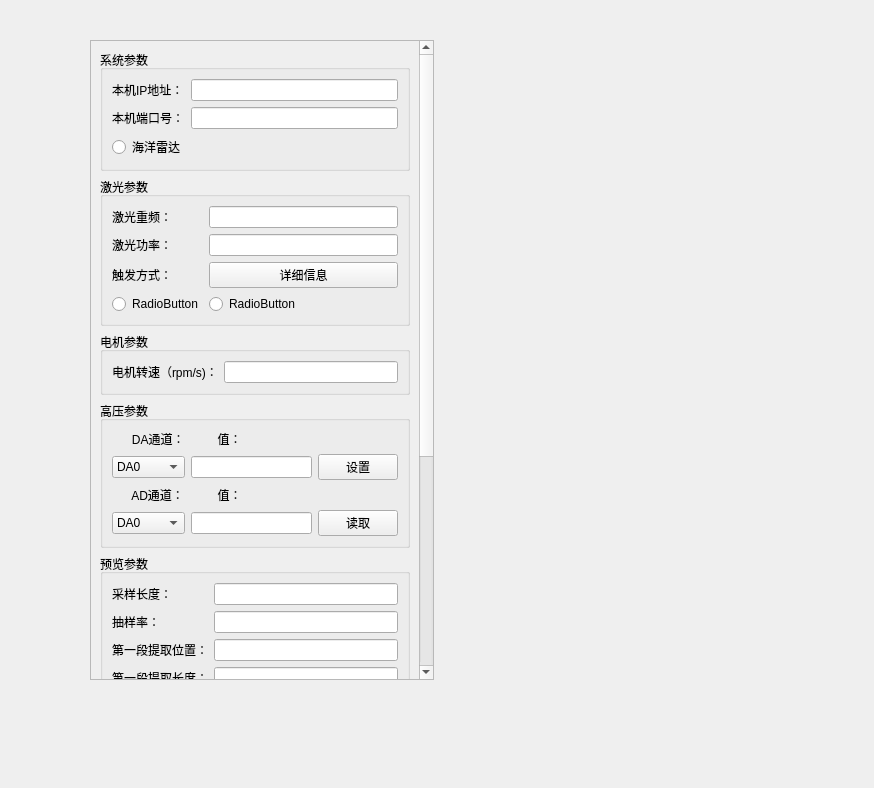
<?xml version="1.0" encoding="UTF-8"?>
<ui version="4.0">
 <class>save</class>
 <widget class="QWidget" name="save">
  <property name="geometry">
   <rect>
    <x>0</x>
    <y>0</y>
    <width>874</width>
    <height>788</height>
   </rect>
  </property>
  <property name="windowTitle">
   <string>Form</string>
  </property>
  <widget class="QScrollArea" name="scrollArea">
   <property name="geometry">
    <rect>
     <x>90</x>
     <y>40</y>
     <width>344</width>
     <height>640</height>
    </rect>
   </property>
   <property name="sizePolicy">
    <sizepolicy hsizetype="Maximum" vsizetype="Expanding">
     <horstretch>0</horstretch>
     <verstretch>0</verstretch>
    </sizepolicy>
   </property>
   <property name="widgetResizable">
    <bool>true</bool>
   </property>
   <widget class="QWidget" name="scrollAreaWidgetContents">
    <property name="geometry">
     <rect>
      <x>0</x>
      <y>0</y>
      <width>325</width>
      <height>845</height>
     </rect>
    </property>
    <layout class="QVBoxLayout" name="verticalLayout_2">
     <item>
      <widget class="QGroupBox" name="groupBox_7">
       <property name="title">
        <string>系统参数</string>
       </property>
       <layout class="QGridLayout" name="gridLayout_9">
        <item row="1" column="0">
         <widget class="QLabel" name="label_44">
          <property name="text">
           <string>本机端口号：</string>
          </property>
         </widget>
        </item>
        <item row="0" column="0">
         <widget class="QLabel" name="label_47">
          <property name="text">
           <string>本机IP地址：</string>
          </property>
         </widget>
        </item>
        <item row="2" column="0">
         <widget class="QRadioButton" name="rBtn_radarType">
          <property name="text">
           <string>海洋雷达</string>
          </property>
         </widget>
        </item>
        <item row="1" column="1">
         <widget class="QLineEdit" name="lineEdit_localPort"/>
        </item>
        <item row="0" column="1">
         <widget class="QLineEdit" name="lineEdit_localIP"/>
        </item>
       </layout>
      </widget>
     </item>
     <item>
      <widget class="QGroupBox" name="gb_laser">
       <property name="title">
        <string>激光参数</string>
       </property>
       <layout class="QGridLayout" name="gridLayout">
        <item row="5" column="0">
         <widget class="QRadioButton" name="radioButton">
          <property name="text">
           <string>RadioButton</string>
          </property>
         </widget>
        </item>
        <item row="0" column="0">
         <widget class="QLabel" name="label_7">
          <property name="text">
           <string>激光重频：</string>
          </property>
         </widget>
        </item>
        <item row="0" column="1">
         <widget class="QLineEdit" name="lineEdit_laser_freq"/>
        </item>
        <item row="1" column="1">
         <widget class="QLineEdit" name="lineEdit_7"/>
        </item>
        <item row="4" column="0">
         <widget class="QLabel" name="label_8">
          <property name="text">
           <string>触发方式：</string>
          </property>
         </widget>
        </item>
        <item row="1" column="0">
         <widget class="QLabel" name="label_9">
          <property name="text">
           <string>激光功率：</string>
          </property>
         </widget>
        </item>
        <item row="5" column="1">
         <widget class="QRadioButton" name="radioButton_2">
          <property name="text">
           <string>RadioButton</string>
          </property>
         </widget>
        </item>
        <item row="4" column="1">
         <widget class="QPushButton" name="pushButton_laserInfo">
          <property name="text">
           <string>详细信息</string>
          </property>
         </widget>
        </item>
       </layout>
      </widget>
     </item>
     <item>
      <widget class="QGroupBox" name="gb_motor">
       <property name="title">
        <string>电机参数</string>
       </property>
       <layout class="QGridLayout" name="gridLayout_2">
        <item row="0" column="0">
         <widget class="QLabel" name="label_10">
          <property name="text">
           <string>电机转速（rpm/s)：</string>
          </property>
         </widget>
        </item>
        <item row="0" column="1">
         <widget class="QLineEdit" name="lineEdit_8"/>
        </item>
       </layout>
      </widget>
     </item>
     <item>
      <widget class="QGroupBox" name="gb_volt">
       <property name="title">
        <string>高压参数</string>
       </property>
       <layout class="QGridLayout" name="gridLayout_3">
        <item row="1" column="2">
         <widget class="QLineEdit" name="lineEdit_9"/>
        </item>
        <item row="1" column="1">
         <widget class="QComboBox" name="comboBox">
          <item>
           <property name="text">
            <string>DA0</string>
           </property>
          </item>
          <item>
           <property name="text">
            <string>DA1</string>
           </property>
          </item>
          <item>
           <property name="text">
            <string>DA2</string>
           </property>
          </item>
          <item>
           <property name="text">
            <string>DA3</string>
           </property>
          </item>
          <item>
           <property name="text">
            <string>DA4</string>
           </property>
          </item>
         </widget>
        </item>
        <item row="0" column="1">
         <widget class="QLabel" name="label_11">
          <property name="text">
           <string>      DA通道：</string>
          </property>
         </widget>
        </item>
        <item row="0" column="2">
         <widget class="QLabel" name="label_12">
          <property name="text">
           <string>        值：</string>
          </property>
         </widget>
        </item>
        <item row="3" column="3">
         <widget class="QPushButton" name="pushButton_3">
          <property name="text">
           <string>读取</string>
          </property>
         </widget>
        </item>
        <item row="2" column="2">
         <widget class="QLabel" name="label_14">
          <property name="text">
           <string>        值：</string>
          </property>
         </widget>
        </item>
        <item row="1" column="3">
         <widget class="QPushButton" name="pushButton_2">
          <property name="text">
           <string>设置</string>
          </property>
         </widget>
        </item>
        <item row="2" column="1">
         <widget class="QLabel" name="label_13">
          <property name="text">
           <string>      AD通道：</string>
          </property>
         </widget>
        </item>
        <item row="3" column="1">
         <widget class="QComboBox" name="comboBox_2">
          <item>
           <property name="text">
            <string>DA0</string>
           </property>
          </item>
          <item>
           <property name="text">
            <string>DA1</string>
           </property>
          </item>
          <item>
           <property name="text">
            <string>DA2</string>
           </property>
          </item>
          <item>
           <property name="text">
            <string>DA3</string>
           </property>
          </item>
          <item>
           <property name="text">
            <string>DA4</string>
           </property>
          </item>
         </widget>
        </item>
        <item row="3" column="2">
         <widget class="QLineEdit" name="lineEdit_10"/>
        </item>
       </layout>
      </widget>
     </item>
     <item>
      <widget class="QGroupBox" name="gb_preview">
       <property name="title">
        <string>预览参数</string>
       </property>
       <layout class="QGridLayout" name="gridLayout_5">
        <item row="8" column="0">
         <widget class="QLabel" name="label_subThreshold_2">
          <property name="text">
           <string>压缩长度：</string>
          </property>
         </widget>
        </item>
        <item row="8" column="1">
         <widget class="QLineEdit" name="lineEdit_subThreshold_2"/>
        </item>
        <item row="1" column="0">
         <widget class="QLabel" name="label_16">
          <property name="text">
           <string>抽样率：</string>
          </property>
         </widget>
        </item>
        <item row="2" column="1">
         <widget class="QLineEdit" name="lineEdit_firstStartPos"/>
        </item>
        <item row="4" column="1">
         <widget class="QLineEdit" name="lineEdit_secondStartPos">
          <property name="toolTip">
           <string>第二段起始位置需要大于第一段提取位置和提取长度之和</string>
          </property>
         </widget>
        </item>
        <item row="7" column="0">
         <widget class="QLabel" name="label_subThreshold">
          <property name="text">
           <string>值阈值：</string>
          </property>
         </widget>
        </item>
        <item row="1" column="1">
         <widget class="QLineEdit" name="lineEdit_sampleRate"/>
        </item>
        <item row="6" column="0">
         <widget class="QLabel" name="label_sumThreshold">
          <property name="text">
           <string>和阈值：</string>
          </property>
         </widget>
        </item>
        <item row="3" column="1">
         <widget class="QLineEdit" name="lineEdit_firstLen"/>
        </item>
        <item row="7" column="1">
         <widget class="QLineEdit" name="lineEdit_subThreshold"/>
        </item>
        <item row="5" column="1">
         <widget class="QLineEdit" name="lineEdit_secondLen">
          <property name="toolTip">
           <string/>
          </property>
         </widget>
        </item>
        <item row="5" column="0">
         <widget class="QLabel" name="label_secondLen">
          <property name="text">
           <string>第二段提取长度：</string>
          </property>
         </widget>
        </item>
        <item row="6" column="1">
         <widget class="QLineEdit" name="lineEdit_sumThreshold"/>
        </item>
        <item row="10" column="1">
         <widget class="QPushButton" name="pushButton_sampleEnable">
          <property name="text">
           <string>开始采集</string>
          </property>
         </widget>
        </item>
        <item row="2" column="0">
         <widget class="QLabel" name="label_17">
          <property name="text">
           <string>第一段提取位置：</string>
          </property>
         </widget>
        </item>
        <item row="3" column="0">
         <widget class="QLabel" name="label_18">
          <property name="text">
           <string>第一段提取长度：</string>
          </property>
         </widget>
        </item>
        <item row="4" column="0">
         <widget class="QLabel" name="label_secondStartPos">
          <property name="text">
           <string>第二段提取位置：</string>
          </property>
         </widget>
        </item>
        <item row="0" column="0">
         <widget class="QLabel" name="label_15">
          <property name="text">
           <string>采样长度：</string>
          </property>
         </widget>
        </item>
        <item row="0" column="1">
         <widget class="QLineEdit" name="lineEdit_sampleLen"/>
        </item>
        <item row="10" column="0">
         <widget class="QPushButton" name="pushButton_setPreviewPara">
          <property name="text">
           <string>设置</string>
          </property>
         </widget>
        </item>
        <item row="9" column="0">
         <widget class="QLabel" name="label_subThreshold_3">
          <property name="text">
           <string>压缩比：</string>
          </property>
         </widget>
        </item>
        <item row="9" column="1">
         <widget class="QLineEdit" name="lineEdit_subThreshold_3"/>
        </item>
       </layout>
      </widget>
     </item>
     <item>
      <widget class="QGroupBox" name="groupBox_8">
       <property name="sizePolicy">
        <sizepolicy hsizetype="Preferred" vsizetype="Preferred">
         <horstretch>0</horstretch>
         <verstretch>0</verstretch>
        </sizepolicy>
       </property>
       <property name="minimumSize">
        <size>
         <width>0</width>
         <height>0</height>
        </size>
       </property>
       <property name="baseSize">
        <size>
         <width>0</width>
         <height>0</height>
        </size>
       </property>
       <property name="title">
        <string>文件参数</string>
       </property>
       <layout class="QGridLayout" name="gridLayout_10">
        <item row="1" column="1">
         <widget class="QLineEdit" name="lineEdit_43"/>
        </item>
        <item row="1" column="0">
         <widget class="QLabel" name="label_45">
          <property name="sizePolicy">
           <sizepolicy hsizetype="Minimum" vsizetype="Preferred">
            <horstretch>0</horstretch>
            <verstretch>0</verstretch>
           </sizepolicy>
          </property>
          <property name="text">
           <string>文件名：</string>
          </property>
         </widget>
        </item>
        <item row="0" column="0">
         <widget class="QPushButton" name="pushButton_6">
          <property name="text">
           <string>检索文件</string>
          </property>
         </widget>
        </item>
        <item row="0" column="1">
         <widget class="QPushButton" name="pushButton_7">
          <property name="text">
           <string>详细信息</string>
          </property>
         </widget>
        </item>
       </layout>
      </widget>
     </item>
    </layout>
   </widget>
  </widget>
 </widget>
 <resources/>
 <connections/>
</ui>
